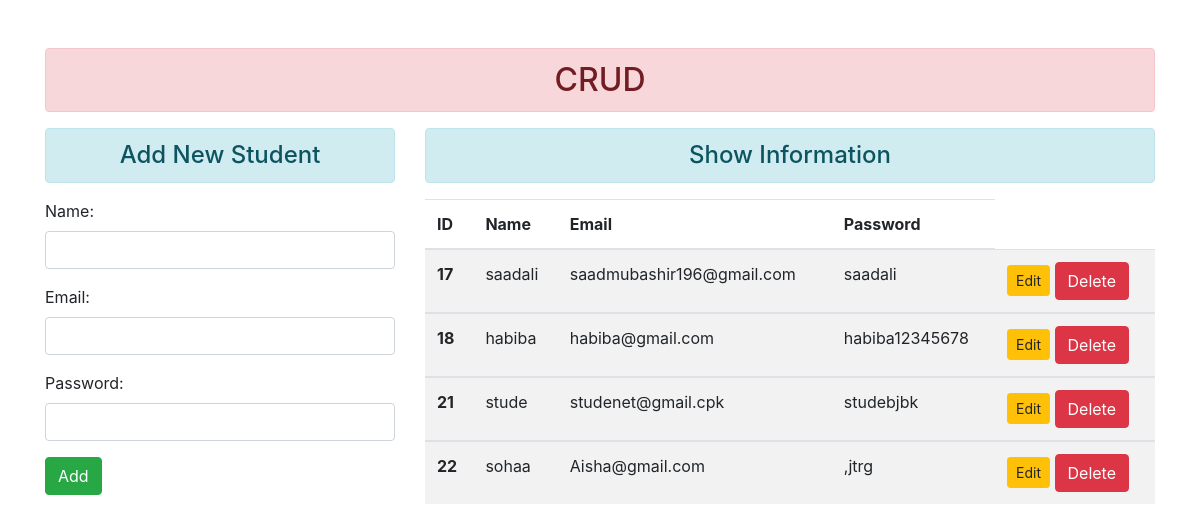
The page / on the database its author committed.
### enroll/models.py (models this page shows)
class adduser(models.Model):
    name = models.CharField(max_length=70)
    email = models.EmailField(max_length=70)
    password = models.CharField(max_length=100)

### enroll/views.py (the view)
# urls.py: path('',views.add_show, name='add&show'),
def add_show(request):
  if request.method == 'POST':
    fm = UserRegistration(request.POST)
    if fm.is_valid():
      fm.save()
      messages.success(request,'Data Added Successfully!!!!')
      fm = UserRegistration()
  else:
    fm = UserRegistration()
  add = adduser.objects.all()
  return render(request, 'enroll/Insert&Display.html', {'form':fm,
  'all': add})

### enroll/forms.py
class UserRegistration(forms.ModelForm):
    class Meta:
        model = adduser
        fields = ['name','email','password']
        widgets = {
            'name':forms.TextInput(attrs={'class':'form-control'}),
            'email':forms.EmailInput(attrs={'class':'form-control'}),
            'password':forms.PasswordInput(render_value=True,attrs={'class':'form-control'}),
        }

### enroll/templates/enroll/Insert&Display.html (shortened to what this page needs)
{% extends 'enroll/base.html' %}
{% block content %}
<div class="row">
  <div class="col-sm-4">
    <h4 class="text-center alert alert-info">Add New Student</h4>
    <form action="" method="POST">
    {{form.as_p}}
    <input type="submit" class="btn btn-success" value="Add" />
    </form>
</div>
 <div class="col-sm-8">
    <h4 class="text-center alert alert-info">Show Information</h4>
{% if all %}
<table class="table table-striped">
  <thead>
    <tr>
      <th scope="col">ID</th>
      <th scope="col">Name</th>
      <th scope="col">Email</th>
      <th scope="col">Password</th>
    </tr>
  </thead>
  <tbody>
  {% for val in all  %}
    <tr>
      <th scope="row">{{val.id}}</th>
      <td>{{val.name}}</td>
      <td>{{val.email}}</td>
      <td>{{val.password}}</td>
      <td>
      <a href="{% url 'update' val.id %}" class="btn btn-warning btn-sm">Edit</a>
      <form method="POST" action="{% url 'delete' val.id %}" class="d-inline">
      <input type="submit" class="btn btn-danger" value="Delete">
      </form>
      </td>
    </tr>
  </tbody>
  {% endfor %}
</table>
{% else %}
<h4 class="text-center alert alert-danger">No Records</h4>
{% endif %}
</div>
</div>
 {% endblock content %}

### enroll/templates/enroll/base.html (shortened to what this page needs)
<!DOCTYPE html>
{% load static %}
<html lang="en">
<head>
    <link rel="stylesheet" href="{% static 'css/bootstrap.css' %}"/>
</head>
<body>
<div class="container mt-5">
<h2 class="text-center alert alert-danger">CRUD</h2>
{% block content %} {% endblock content %}
</div>
</body>
</html>

### rows shown on the page
adduser: id "17", name "saadali", email "saadmubashir196@gmail.com", password "saadali"
adduser: id "18", name "habiba", email "habiba@gmail.com", password "habiba12345678"
adduser: id "21", name "stude", email "studenet@gmail.cpk", password "studebjbk"
adduser: id "22", name "sohaa", email "Aisha@gmail.com", password ",jtrg"
